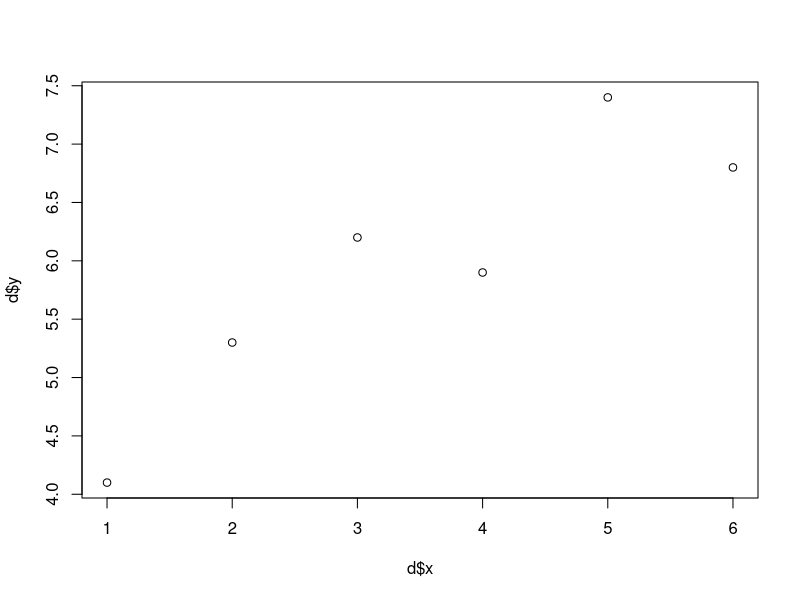

Recreate this plot in R.
## ---- chunk 1
d <- read.csv("demo.csv")
head(d)
## ---- chunk 2
t.test(d$y, mu = 5)
## ---- chunk 3
plot(d$x, d$y)
